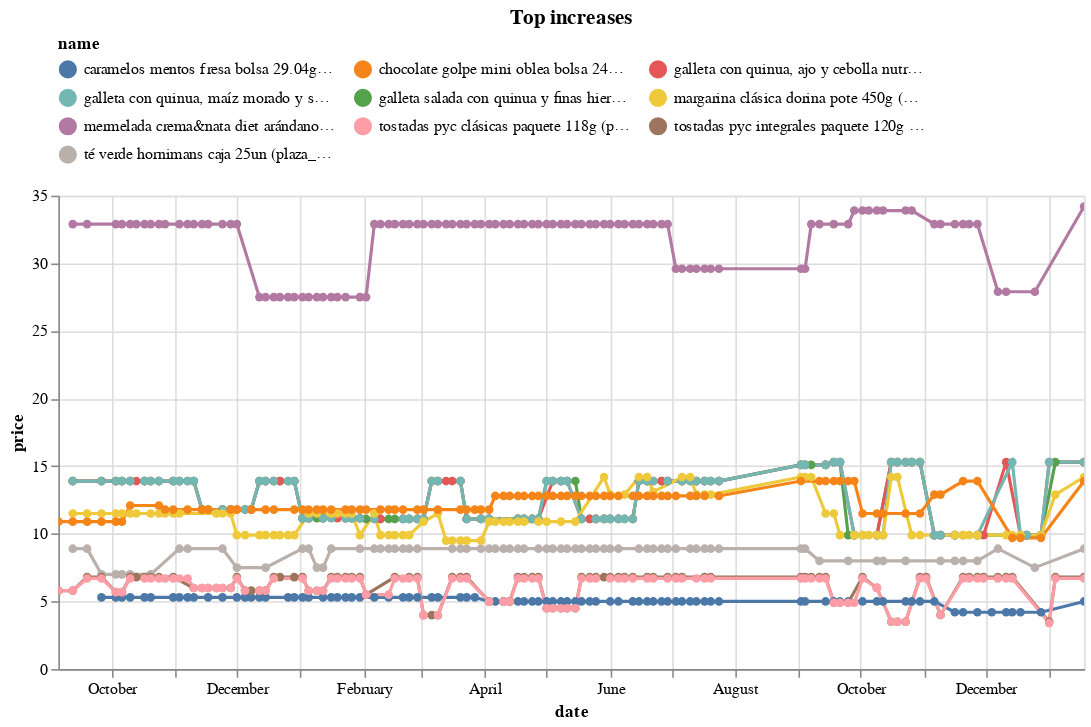

Notebook cell for this chart:
### Code cell
(top_changes
 .sort_values('change')
 .tail(10)
 .pipe(plot_changes, 'Top increases')
)

### Figure 1 — Vega-Lite specification as saved in the notebook (floating-point values rounded to 4 significant figures; data arrays with more than 128 entries replaced by an {"elided": "..."} marker saying what was removed)
{"config": {"view": {"continuousWidth": 300, "continuousHeight": 300}, "legend": {"columns": 3, "orient": "top"}}, "data": {"name": "data-da6d5d60ea043497076b24c879801fad"}, "mark": {"type": "line", "point": true}, "encoding": {"color": {"field": "name", "scale": {"domain": ["caramelos mentos fresa bolsa 29.04g paquete 3un (plaza_vea)", "chocolate golpe mini oblea bolsa 24un (plaza_vea)", "galleta con quinua, ajo y cebolla nutrishake nutri co bolsa 180g (plaza_vea)", "galleta con quinua, maíz morado y sal de maras nutrishake nutri co bolsa 180g (plaza_vea)", "galleta salada con quinua y finas hierbas nutrishake nutri co bolsa 180g (plaza_vea)", "margarina clásica dorina pote 450g (plaza_vea)", "mermelada crema&nata diet arándano frasco 330g (plaza_vea)", "tostadas pyc clásicas paquete 118g (plaza_vea)", "tostadas pyc integrales paquete 120g (plaza_vea)", "té verde hornimans caja 25un (plaza_vea)"]}, "type": "nominal"}, "tooltip": [{"field": "name", "type": "nominal"}, {"field": "price", "type": "quantitative"}, {"field": "last_price", "type": "quantitative"}], "x": {"field": "date", "type": "temporal"}, "y": {"field": "price", "type": "quantitative"}}, "params": [{"name": "param_5", "select": {"type": "point", "fields": ["name"]}, "bind": "legend"}, {"name": "param_6", "select": {"type": "interval", "encodings": ["x", "y"]}, "bind": "scales"}], "title": "Top increases", "transform": [{"filter": {"param": "param_5"}}], "width": 650, "$schema": "https://vega.github.io/schema/vega-lite/v5.16.3.json", "datasets": {"data-da6d5d60ea043497076b24c879801fad": {"elided": "918 records"}}}
